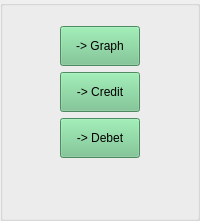
    <widget class="QGroupBox" name="gg">
     <property name="styleSheet">
      <string notr="true">
QPushButton {
  background-color: rgb(111, 193, 136);
  color: black; 

}

QPushButton:pressed {
    background-color: qlineargradient(x1: 0, y1: 0, x2: 0, y2: 1,
                                      stop: 0 #6FC188, stop: 1 #5DA976);
}</string>
     </property>
     <layout class="QHBoxLayout" name="horizontalLayout">
      <item>
       <widget class="QWidget" name="widget" native="true">
        <layout class="QGridLayout" name="gridLayout_5">
         <item row="0" column="0">
          <widget class="QPushButton" name="pushButton_to_gpaph">
           <property name="sizePolicy">
            <sizepolicy hsizetype="Minimum" vsizetype="Preferred">
             <horstretch>0</horstretch>
             <verstretch>0</verstretch>
            </sizepolicy>
           </property>
           <property name="minimumSize">
            <size>
             <width>0</width>
             <height>40</height>
            </size>
           </property>
           <property name="maximumSize">
            <size>
             <width>80</width>
             <height>16777215</height>
            </size>
           </property>
           <property name="text">
            <string>-&gt; Graph</string>
           </property>
          </widget>
         </item>
         <item row="3" column="0">
          <widget class="QPushButton" name="pushButton_to_debet">
           <property name="sizePolicy">
            <sizepolicy hsizetype="Minimum" vsizetype="Preferred">
             <horstretch>0</horstretch>
             <verstretch>0</verstretch>
            </sizepolicy>
           </property>
           <property name="minimumSize">
            <size>
             <width>0</width>
             <height>40</height>
            </size>
           </property>
           <property name="maximumSize">
            <size>
             <width>80</width>
             <height>16777215</height>
            </size>
           </property>
           <property name="text">
            <string>-&gt; Debet</string>
           </property>
          </widget>
         </item>
         <item row="2" column="0">
          <widget class="QPushButton" name="pushButton_to_credit">
           <property name="sizePolicy">
            <sizepolicy hsizetype="Minimum" vsizetype="Preferred">
             <horstretch>0</horstretch>
             <verstretch>0</verstretch>
            </sizepolicy>
           </property>
           <property name="minimumSize">
            <size>
             <width>0</width>
             <height>40</height>
            </size>
           </property>
           <property name="maximumSize">
            <size>
             <width>80</width>
             <height>16777215</height>
            </size>
           </property>
           <property name="text">
            <string>-&gt; Credit</string>
           </property>
          </widget>
         </item>
         <item row="4" column="0">
          <spacer name="verticalSpacer">
           <property name="orientation">
            <enum>Qt::Vertical</enum>
           </property>
           <property name="sizeHint" stdset="0">
            <size>
             <width>20</width>
             <height>40</height>
            </size>
           </property>
          </spacer>
         </item>
        </layout>
       </widget>
      </item>
     </layout>
    </widget>
